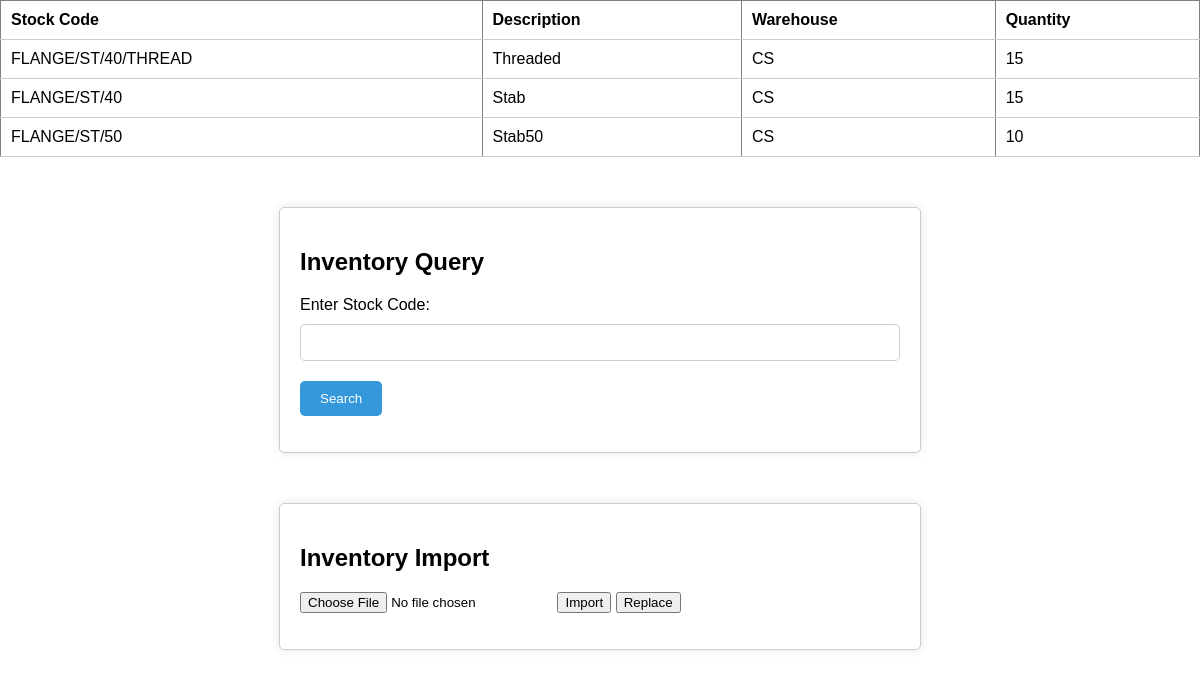
Screenshot of /inventory_query1.php with the database file from the repository.
### tables this page shows
CREATE TABLE `inventory` (
  `Id` int(255) NOT NULL,
  `stockcode` varchar(255) NOT NULL,
  `description` varchar(255) NOT NULL,
  `warehouse` varchar(255) NOT NULL,
  `quantity` int(255) NOT NULL,
  `timestamp` date NOT NULL DEFAULT current_timestamp()
);

### inventory_query1.php (the view, shortened to what this page needs)
<?php
include 'connection.php';
$query = "SELECT stockcode, description, warehouse, quantity FROM inventory";
$result = $conn->query($query);
echo "<table border='1'>
        <tr>
            <th>Stock Code</th>
            <th>Description</th>
            <th>Warehouse</th>
            <th>Quantity</th>
        </tr>";
while ($row = $result->fetch_assoc()) {
    echo "<tr>";
    echo "<td>" . $row['stockcode'] . "</td>";
    echo "<td>" . $row['description'] . "</td>";
    echo "<td>" . $row['warehouse'] . "</td>";
    echo "<td>" . $row['quantity'] . "</td>";
    echo "</tr>";
}
echo "</table>";
?>
<!DOCTYPE html>
<html lang="en">
<head>
</head>
<body>
<div class="container">
    <h2>Inventory Query</h2>
    <form action="query_result.php" method="post">
        <label for="stock_code">Enter Stock Code:</label>
        <input type="text" name="stock_code" id="stock_code" required>
        <input type="submit" value="Search">
    </form>
</div>
    <div class="container">
    <h2>Inventory Import</h2>
    <form action="" method="post" enctype="multipart/form-data">
        <input type="file" name="excel" required>
        <button type="submit" name="import">Import</button>
        <button type="submit" name="replace">Replace</button>
    </form>
     </div>
</body>
</html>

### inventory_query1.php (style rules this page uses)
body { font-family: Arial, sans-serif; margin: 0; padding: 0; }
.container { max-width: 600px; margin: 50px auto; padding: 20px; border: 1px solid #ccc; border-radius: 5px; box-shadow: 0 0 10px rgba(0, 0, 0, 0.1); }
label { display: block; margin-bottom: 10px; }
input[type="text"] { width: 100%; padding: 10px; margin-bottom: 20px; border: 1px solid #ccc; border-radius: 5px; box-sizing: border-box; }
input[type="submit"] { background-color: #3498db; color: #fff; padding: 10px 20px; border: none; border-radius: 5px; cursor: pointer; }
table { width: 100%; border-collapse: collapse; }
th, td { padding: 10px; border-bottom: 1px solid #ccc; text-align: left; }

### rows the page displays
inventory: stockcode "FLANGE/ST/40/THREAD", description "Threaded", warehouse "CS", quantity "15"
inventory: stockcode "FLANGE/ST/40", description "Stab", warehouse "CS", quantity "15"
inventory: stockcode "FLANGE/ST/50", description "Stab50", warehouse "CS", quantity "10"
